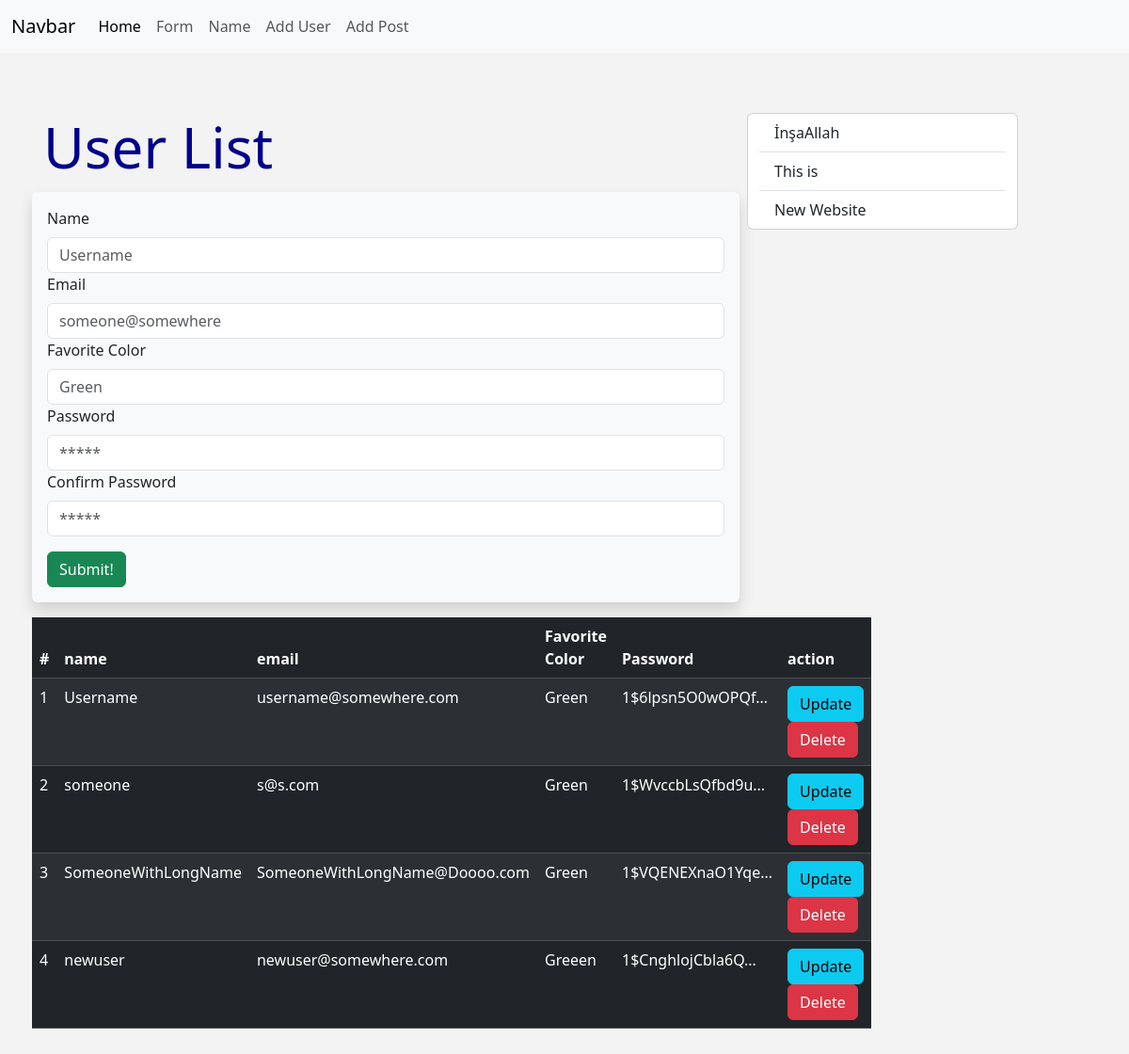
Screenshot of /user/add with the database file from the repository.
### main.py (models this page shows, shortened)
class Users(db.Model):
	id = db.Column(db.Integer, primary_key=True)
	name = db.Column(db.String(55), nullable=False)
	email = db.Column(db.String(125), nullable=False, unique=True)
	date_added = db.Column(db.DateTime, default=datetime.utcnow)
	favorite_color = db.Column(db.String(25))
	password = db.Column(db.String(101), nullable=False)
	def shorten_the_password(self):
		return str(self.password)[15:30] + "..."

### main.py (the view, shortened to what this page needs)
@app.route("/user/add", methods=["GET", "POST"])
def add_user():
	name = None
	form = UserForm()
	our_users = Users.query.order_by(Users.id)
	return render_template("user/add_user.html", form=form, name=name, our_users=our_users)

### main.py
class UserForm(FlaskForm):
	name = StringField("Name", validators=[DataRequired()])
	email = EmailField("Email", validators=[DataRequired()])
	favorite_color = StringField("Favorite Color", validators=[DataRequired()])
	password = PasswordField("Password", validators=[DataRequired()])
	confirm_password = PasswordField("Confirm Password", validators=[DataRequired(), EqualTo("password",
																							 message="Passwords must match!")])  # we can use that message later
	submit = SubmitField(label="Submit!")

### templates/user/add_user.html (shortened to what this page needs)
{% extends 'base.html' %}
{% block content %}
	<h1>User List</h1>
	<div class="shadow p-3 mt-1 bg-body-tertiary rounded">
		<form method="POST">
			{{form.name.label(class="form-label")}}
			{{form.name(class="form-control", placeholder = "Username")}}
			{{form.email.label(class="form-label")}}
			{{form.email(class="form-control", placeholder = "someone@somewhere")}}
			{{form.favorite_color.label(class="form-label")}}
			{{form.favorite_color(class="form-control", placeholder= "Green" )}}
			{{form.password.label(class="form-label")}}
			{{form.password(class="form-control", placeholder="*****")}}
			{{form.confirm_password.label(class="form-label")}}
			{{form.confirm_password(class="form-control", placeholder="*****")}}
			{{form.submit(class="btn btn-success mt-3")}}
		</form>
	</div>
	<br><br>
	<table class="table table-dark table-striped table-hover mt-3">
		<thead>
			<tr>
				<th class="col">#</th>
				<th class="col">name</th>
				<th class="col">email</th>
				<th class="col">Favorite Color</th>
				<th class="col">Password</th>
				<th class="col">action</th>
			</tr>
		</thead>
		<tbody>
			{% for our_user in our_users %}
			<tr scope="row">
				<td>{{our_user.id}}</td>
				<td>{{our_user.name}}</td>
				<td>{{our_user.email}}</td>
				<td>{{our_user.favorite_color}}</td>
				<td>{{our_user.shorten_the_password()}}</td>
				<td>
					<a class="btn btn-info" href="/user/{{our_user.id}}">Update</a>
					<a class="btn btn-danger" href="{{url_for('delete_user', id = our_user.id) }}">Delete</a>
				</td>
			</tr>
			{% endfor %}
		</tbody>
	</table>
{% endblock %}

### static/css/style.css (style rules this page uses)
h1 { color: darkblue; font-size: 60px; }
body { background-color: rgb(243, 243, 243); }

### rows the page displays
Users: id "1", name "Username", email "username@somewhere.com", favorite_color "Green", shorten_the_password "1$6lpsn5O0wOPQf..."
Users: id "2", name "someone", email "s@s.com", favorite_color "Green", shorten_the_password "1$WvccbLsQfbd9u..."
Users: id "3", name "SomeoneWithLongName", email "SomeoneWithLongName@Doooo.com", favorite_color "Green", shorten_the_password "1$VQENEXnaO1Yqe..."
Users: id "4", name "newuser", email "newuser@somewhere.com", favorite_color "Greeen", shorten_the_password "1$CnghlojCbla6Q..."
